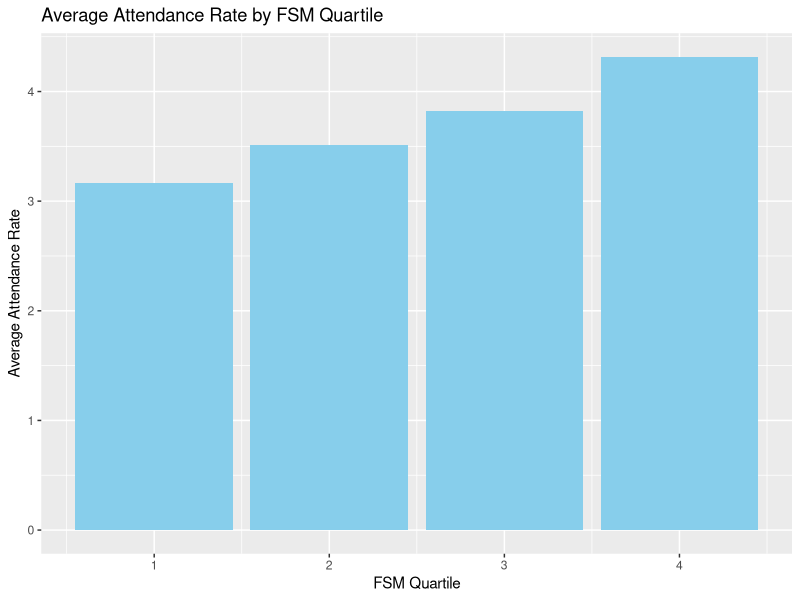
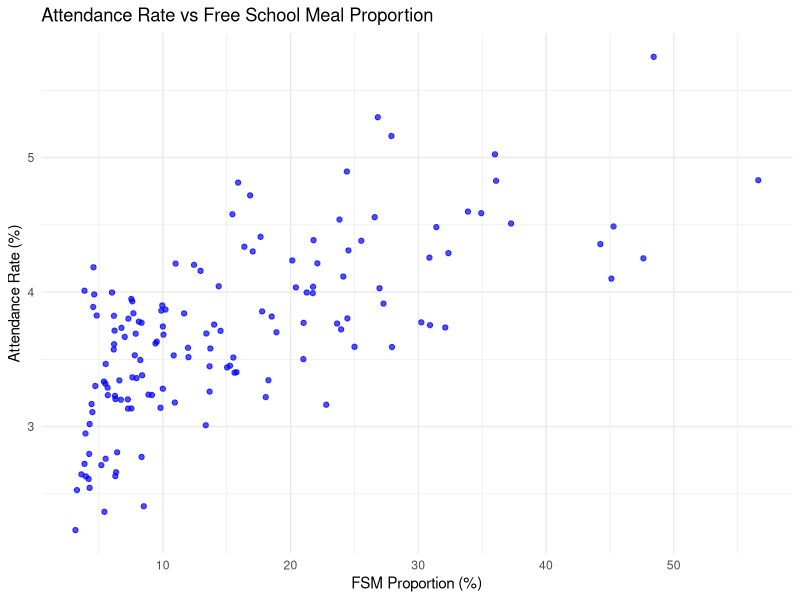
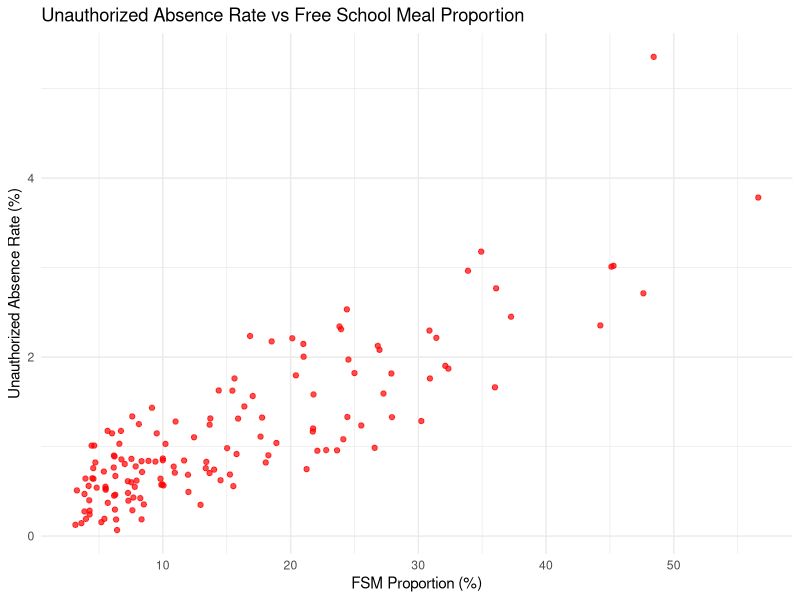

Recreate these plots in R, in order.

# Installing Required Libraries for this project

install.packages("dplyr")
install.packages("ggplot2")


# Load required libraries
library(dplyr)
library(ggplot2)


# Loading Data Set
# Data Set Location in DataSet Folder

attendance <- read.csv("DataSet/secondary-attendance-csv-2.csv")
free_school_meals <- read.csv("DataSet/secondary-free-school-meals-csv-1.csv")

str(attendance)
str(free_school_meals)

# Cleaning Data

# Data Set -> Student Attendance
# Renaming Columns for better understanding
attendance <- attendance %>%
  rename(
    TotalPupils = Tot_Pupil,
    AuthorizedSessions = AuthSess,
    UnauthorizedSessions = UnauthSes,
    TotalSessions = TotalSess
  )

# Data Set -> Free School Meals
free_school_meals <- free_school_meals %>%
  rename(
    FSMEntitled = FSMEntitl,
    TotalRoll = TotalNOR
  )

# Merging Data 
merged_data <- merge(
  attendance, free_school_meals, 
  by = "lsoa11cd"
)

# Inspecting Merged Data set
head(merged_data)



# Calculating Metics
merged_data <- merged_data %>%
  mutate(
    AttendanceRate = (AuthorizedSessions / TotalSessions) * 100,
    UnauthorizedAbsenceRate = (UnauthorizedSessions / TotalSessions) * 100,
    FSMProportion = (FSMEntitled / TotalRoll) * 100
  )

# Inspecting the Merged Data
head(merged_data)

# Summary statistics
summary(merged_data)


# Getting 2 rows 1 coulmn 
head(merged_data,2)


# Correlation b/w FSM PROPORTION and ATTANDANCE METRICS
correlation_attendance <- cor(merged_data$FSMProportion, merged_data$AttendanceRate)

# Correlation b/w FSM PROPORTION and UNAUTHORIZED ABSENCE RATE
correlation_unauth <- cor(merged_data$FSMProportion, merged_data$UnauthorizedAbsenceRate)


print(paste("Correlation between FSM Proportion and Attendance Rate:", correlation_attendance))
print(paste("Correlation between FSM Proportion and Unauthorized Absence Rate:", correlation_unauth))


# Quartile Analysis
merged_data <- merged_data %>%
  mutate(FSMQuartile = ntile(FSMProportion, 4))

# Summary of FSM Quartile
quartile_summary <- merged_data %>%
  group_by(FSMQuartile) %>%
  summarize(AverageAttendanceRate = mean(AttendanceRate, na.rm = TRUE))


print(quartile_summary)



# Visulization of Quartile Analysis
# Bar Plot of FSM Quartile vs Average Attendance Rate

ggplot(quartile_summary, aes(x = FSMQuartile, y = AverageAttendanceRate)) +
  geom_bar(stat = "identity", fill = "skyblue") +
  labs(
    title = "Average Attendance Rate by FSM Quartile",
    x = "FSM Quartile",
    y = "Average Attendance Rate"
  )


# Scatter Plot
# Attendance Rate vs FSM Proportion


ggplot(merged_data, aes(x = FSMProportion, y = AttendanceRate)) +
  geom_point(color = "blue", alpha = 0.7) +
  ggtitle("Attendance Rate vs Free School Meal Proportion") +
  xlab("FSM Proportion (%)") +
  ylab("Attendance Rate (%)") +
  theme_minimal()


# Scatter Plot
# Unauthorized Absence Rate vs FSM Proportion'

ggplot(merged_data, aes(x = FSMProportion, y = UnauthorizedAbsenceRate)) +
  geom_point(color = "red", alpha = 0.7) +
  ggtitle("Unauthorized Absence Rate vs Free School Meal Proportion") +
  xlab("FSM Proportion (%)") +
  ylab("Unauthorized Absence Rate (%)") +
  theme_minimal()
